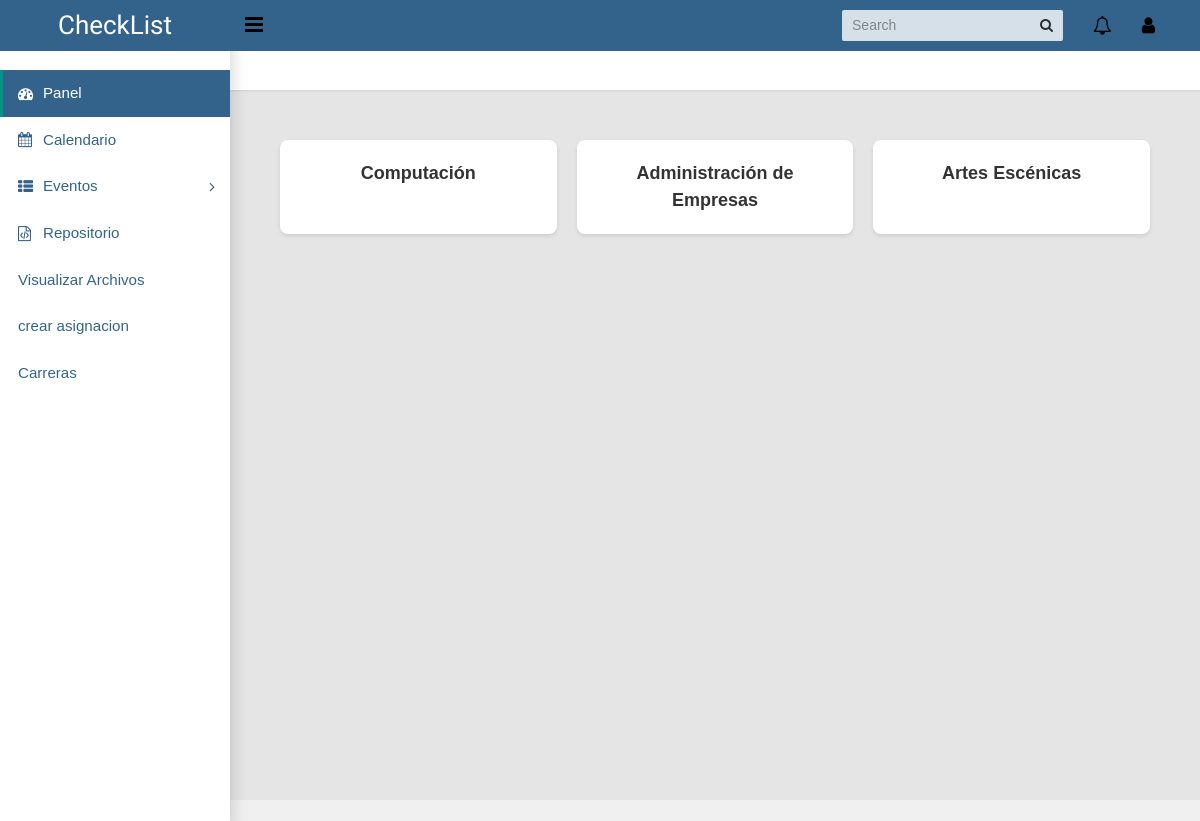
/visualizar/, run on an earlier commit of the app's database.
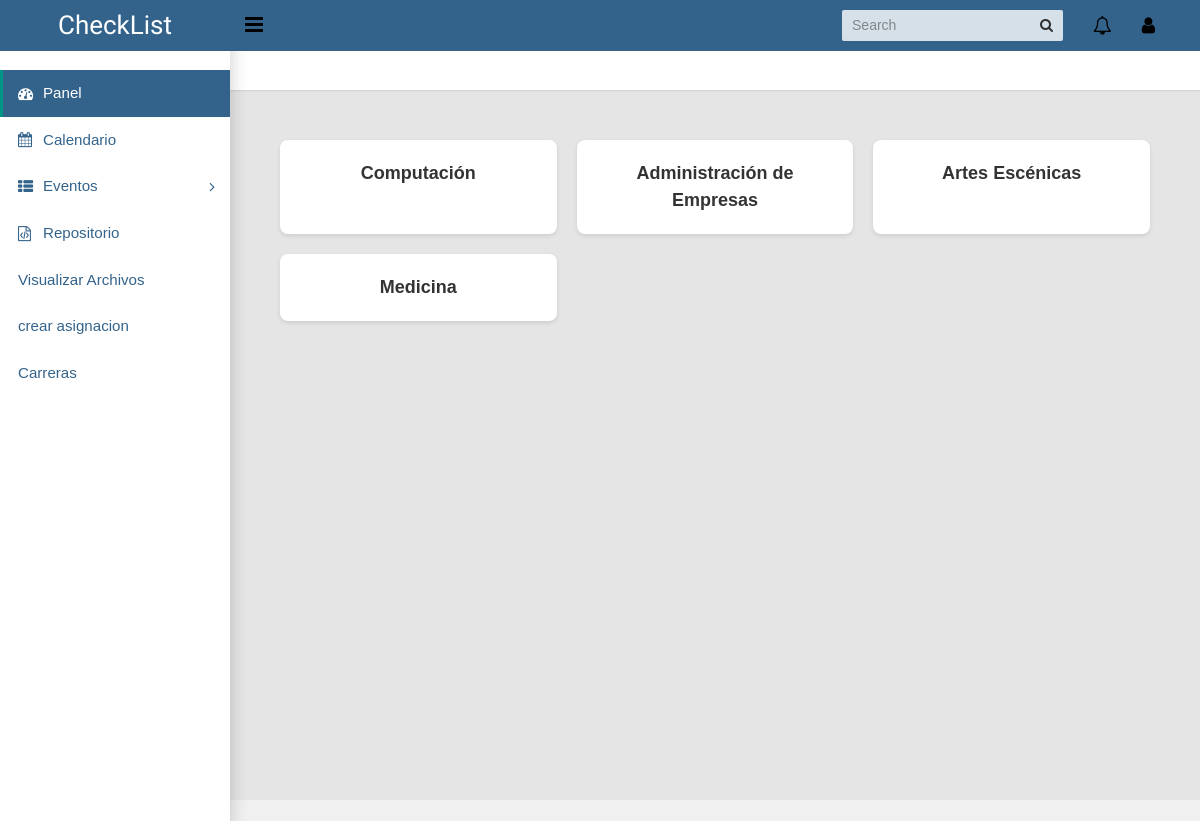
And on a later commit of the database.
### calendarapp/models/archivos.py (models this page shows, shortened)
class Carrera(models.Model):
    nombre = models.CharField(max_length=50)

### calendarapp/views/archivo.py (the view)
# urls.py: path('visualizar/', archivo.visualizar, name='visualizar'),
def visualizar(request):
    carrera = Carrera.objects.all()
    return render(request, 'visualizar.html', {'carreras': carrera})

### templates/visualizar.html (shortened to what this page needs)
{% extends "base.html" %}
    {% load static %}
    {% block content %}
    <div class="container">
        {% for e in carreras %}
            <div class="carrera">
                <a href="{% url 'calendarapp:v_ciclo' e.id %}">{{e.nombre}}</a>
            </div>
        {% endfor %}
    </div>
    {% endblock %}

What changed in the data, as far as the page shows it:
added Carrera: nombre "Medicina"
